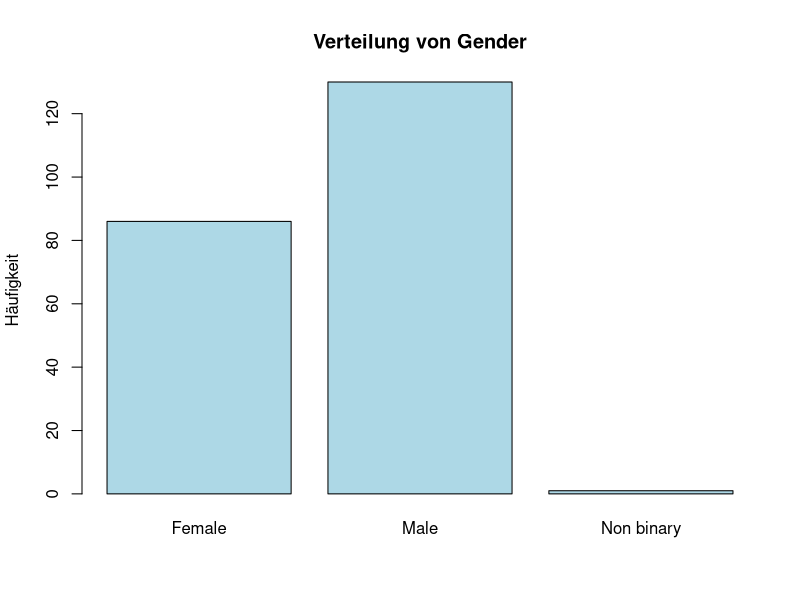
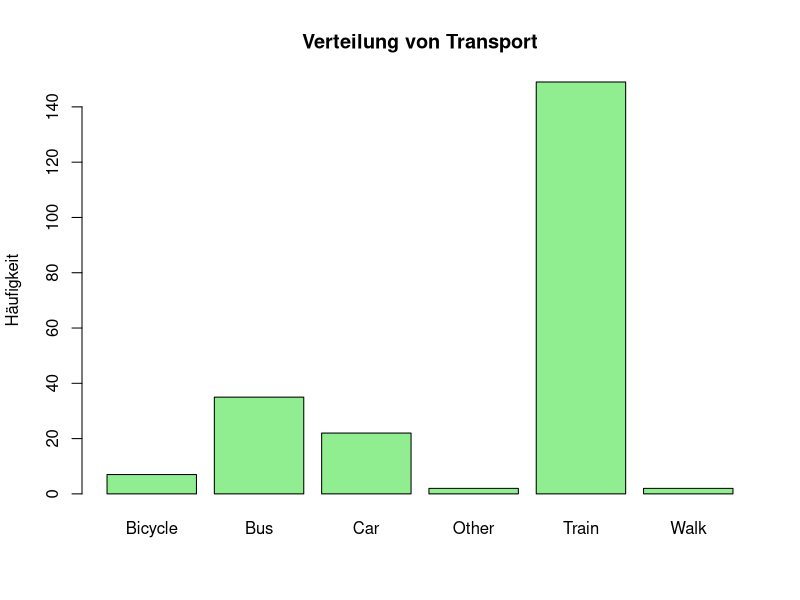
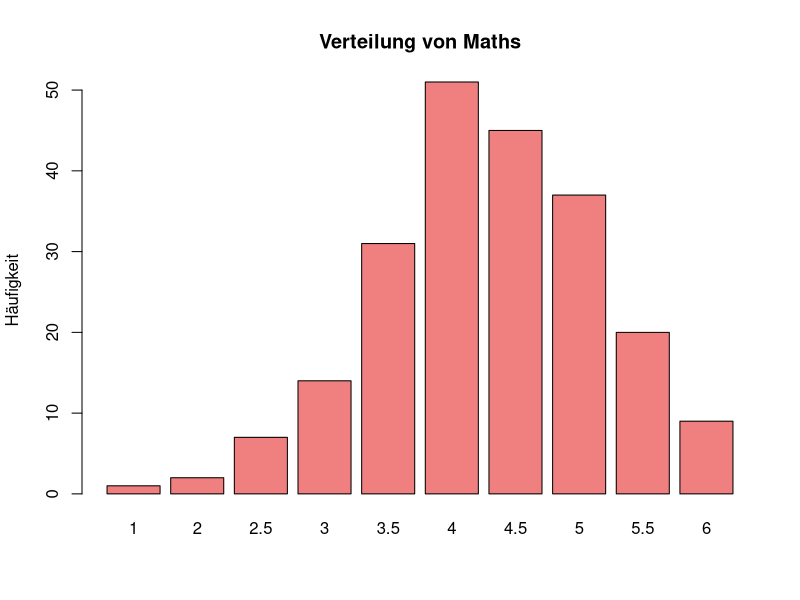
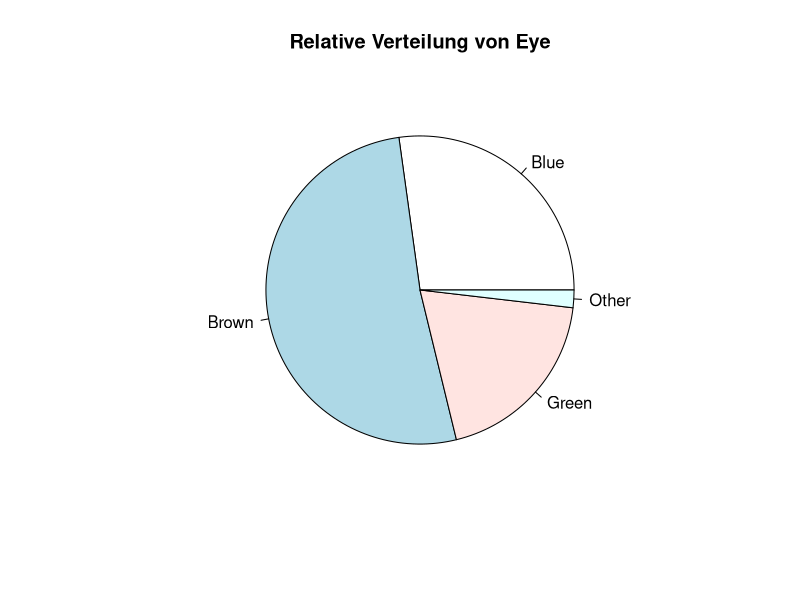

The R script that drew these images, in order: (Note: this script raises an error after producing the figures.)
## ---- chunk 1
   library(readxl)
   data <- read_excel("../data/WDDA_02.xlsx", sheet = "BFH")
## ---- chunk 2
   data$transport |> table() |> print()
## ---- chunk 3
   gender_freq <- data$gender |> table()
   transport_freq <- data$transport |> table()
   maths_freq <- data$maths |> table()
## ---- chunk 4
   # Balkendiagramm für gender
   barplot(gender_freq,
   main = "Verteilung von Gender", col = "lightblue", ylab = "Häufigkeit")
   
   # Balkendiagramm für transport
   barplot(transport_freq, main = "Verteilung von Transport", col = "lightgreen", ylab = "Häufigkeit")
   
   # Balkendiagramm für maths
   barplot(maths_freq, main = "Verteilung von Maths", col = "lightcoral", ylab = "Häufigkeit")
## ---- chunk 5
   library(readxl)
   data <- read_excel("../data/WDDA_02.xlsx", sheet = "BFH")
   
   eye_rel <- data$eye |> table() |> prop.table()
## ---- chunk 6
   pie(eye_rel, main = "Relative Verteilung von Eye")
## ---- chunk 7
   bins <- seq(155, 185, by = 5)
## ---- chunk 8
   height_bins <- data$height |> cut(breaks = bins, right = TRUE)
## ---- chunk 9
   height_freq <- table(height_bins)
   print(height_freq)
## ---- chunk 10
   height_cum <- height_freq |> cumsum()
   print(height_cum)
## ---- chunk 11
   library(readxl)
   data <- read_excel("../data/WDDA_02.xlsx", sheet = "BFH")
   
   # Convert fruit to numeric if it's not already
   fruit_numeric <- as.numeric(data$fruit)
   hist(fruit_numeric, main = "Histogramm von Fruit", xlab = "Fruit", col = "lightblue")
## ---- chunk 12
   # Convert reaction1 to numeric if it's not already
   reaction1_numeric <- as.numeric(data$reaction1)
   hist(reaction1_numeric, main = "Histogramm von Reaction1", xlab = "Reaction1", col = "lightgreen")
## ---- chunk 13
   library(readxl)
   data <- read_excel("../data/WDDA_02.xlsx", sheet = "BFH")
   
   hist(data$height, main = "Histogramm von Height", xlab = "Height", col = "lightgrey")
## ---- chunk 14
   height_m <- data$height[data$gender == "Male"]
   height_f <- data$height[data$gender == "Female"]
## ---- chunk 15
   x_range <- range(data$height)
   y_max <- max(hist(height_m, plot = FALSE)$counts, hist(height_f, plot = FALSE)$counts)
   
   par(mfrow = c(2, 1))
   hist(height_m, main = "Histogramm von Height (Männer)", xlab = "Height", 
        xlim = x_range, ylim = c(0, y_max), col = "lightblue")
   hist(height_f, main = "Histogramm von Height (Frauen)", xlab = "Height", 
        xlim = x_range, ylim = c(0, y_max), col = "lightpink")
   par(mfrow = c(1, 1))
## ---- chunk 16
   library(readxl)
   data <- read_excel("../data/WDDA_02.xlsx", sheet = "BFH")
   
   # Convert hair to numeric if needed
   hair_numeric <- as.numeric(data$hair)
   hist(hair_numeric, main = "Histogramm von Hair", xlab = "Hair", col = "lightgrey")
## ---- chunk 17
   # Convert hair values by gender to numeric
   hair_m <- as.numeric(data$hair[data$gender == "Male"])
   hair_f <- as.numeric(data$hair[data$gender == "Female"])
## ---- chunk 18
   x_range_hair <- range(c(hair_m, hair_f), na.rm = TRUE)
   
   # Create histograms with appropriate breaks
   hist_m <- hist(hair_m, plot = FALSE)
   hist_f <- hist(hair_f, plot = FALSE)
   y_max_hair <- max(hist_m$counts, hist_f$counts)
   
   par(mfrow = c(2, 1))
   hist(hair_m, main = "Histogramm von Hair (Männer)", xlab = "Hair", 
        ylim = c(0, y_max_hair), col = "lightblue")
   hist(hair_f, main = "Histogramm von Hair (Frauen)", xlab = "Hair", 
        ylim = c(0, y_max_hair), col = "lightpink")
   par(mfrow = c(1, 1))
## ---- chunk 19
   library(readxl)
   data <- read_excel("../data/WDDA_02.xlsx", sheet = "BFH")
   
   # Convert cash to numeric if needed
   cash_numeric <- as.numeric(data$cash)
   hist(cash_numeric, main = "Histogramm von Cash", xlab = "Cash", col = "lightgrey")
